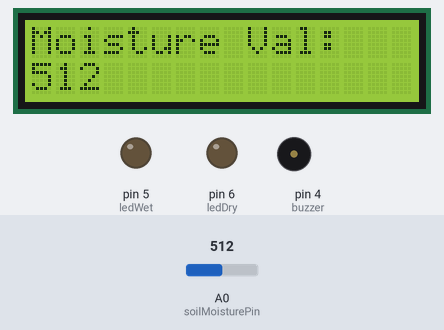
A sketch run on a simulated Arduino Uno, built with avr-gcc and run on an emulated ATmega328P. Parts: 16×2 character LCD, output pins drawn as LEDs (lit = HIGH), buzzer (waves = sounding). Inputs (shaded band) come from the test bench; at power-on: A0 (soilMoisturePin) = 512. What the sketch prints to the serial monitor is not drawn.

Above: at 3.2 s.
3.3 s: A0 (soilMoisturePin) set to 687
At 5.2 s:
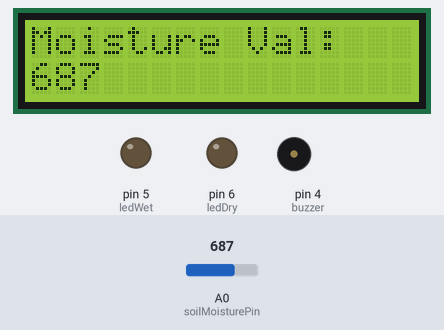
5.5 s: A0 (soilMoisturePin) set to 717
At 7.0 s:
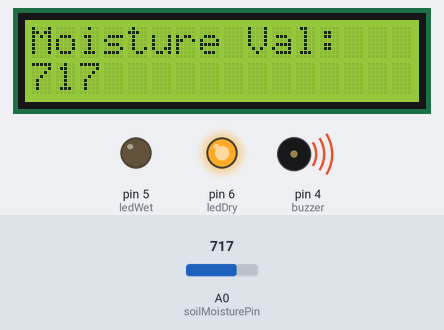
7.5 s: A0 (soilMoisturePin) set to 290
At 8.7 s:
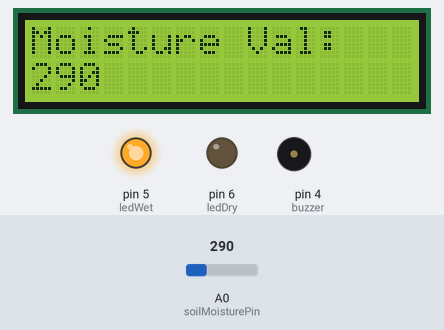
Timing chart, 0 to 10.5 s (numbered marks = the images above; inputs shaded):
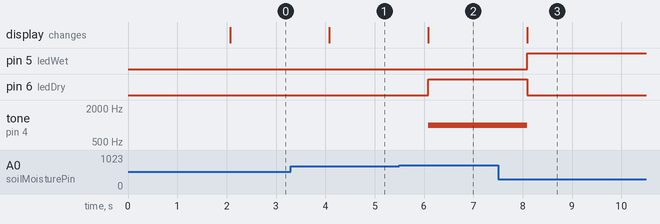

The sketch:

Arduino_Soilmositure_Sensor.ino
```cpp
#include <LiquidCrystal.h>

LiquidCrystal lcd(12, 11, 10, 9, 8, 7);

const int soilMoisturePin = A0;
const int ledDry = 6;
const int ledWet = 5;
const int buzzer = 4;

const int dryThreshold = 700;
const int wetThreshold = 300;

void setup() {
  Serial.begin(9600);

  pinMode(ledDry, OUTPUT);
  pinMode(ledWet, OUTPUT);
  pinMode(buzzer, OUTPUT);

  lcd.begin(16, 2);
  lcd.print("Soil Moisture");
  delay(2000);
  lcd.clear();
}

void loop() {
  int sensorValue = analogRead(soilMoisturePin);

  Serial.print("Soil Moisture Value: ");
  Serial.println(sensorValue);

  lcd.setCursor(0, 0);
  lcd.print("Moisture Val:");
  lcd.setCursor(0, 1);
  lcd.print(sensorValue);
  lcd.print("     ");

  if (sensorValue >= dryThreshold) {
    digitalWrite(ledDry, HIGH);
    digitalWrite(ledWet, LOW);
    tone(buzzer, 1000);
  } else if (sensorValue <= wetThreshold) {
    digitalWrite(ledDry, LOW);
    digitalWrite(ledWet, HIGH);
    noTone(buzzer);
  } else {
    digitalWrite(ledDry, LOW);
    digitalWrite(ledWet, LOW);
    noTone(buzzer);
  }

  delay(1000);
}
```

Measured:
- the behaviour switches between 699 and 700 on A0 (soilMoisturePin) (found by bisection; images 1 and 2)
- after the input at 3.3 s, the display: changes after 0.78 s (image 1)
- after the input at 5.5 s, pin 6 (ledDry): LOW → HIGH after 0.58 s; tone on pin 4 (buzzer): silent → 1000 Hz after 0.58 s; the display: changes after 0.58 s (image 2)
- after the input at 7.5 s, pin 5 (ledWet): LOW → HIGH after 0.59 s; pin 6 (ledDry): HIGH → LOW after 0.59 s; tone on pin 4 (buzzer): 1000 Hz → silent after 0.59 s; the display: changes after 0.59 s (image 3)
